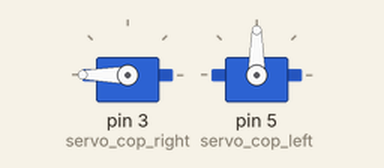
Recording of a sketch running on a simulated Arduino Uno, built with avr-gcc and run on an emulated ATmega328P. Parts: 2 × servo.

Above: at 0.05 s.
At 3.5 s:
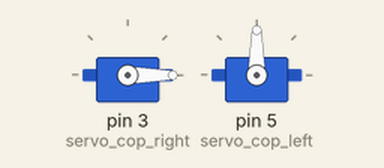
Timing chart, 0 to 8.1 s (numbered marks = the images above):
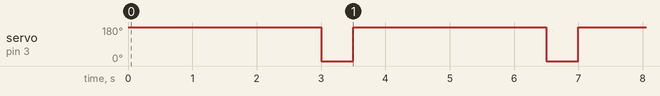

The sketch:

trash_trial.ino
```cpp
#include <Servo.h>

//define servos
Servo servo_cop_right;
Servo servo_cop_left;

void setup(){
  servo_cop_right.attach(3);
  servo_cop_left.attach(5);
}

void loop(){
  empty_bin();
  delay(500);
}
void empty_bin()
{
  servo_cop_right.write(360); //geriye at
  //servo_cop_left.write(180);
  delay(3000);
  servo_cop_right.write(0); //pozisyona dön
  //servo_cop_left.write(0);


}
```

Measured:
- by itself, servo on pin 3 (servo_cop_right): alternates 180° for 3.0 s and 0° for 0.50 s
